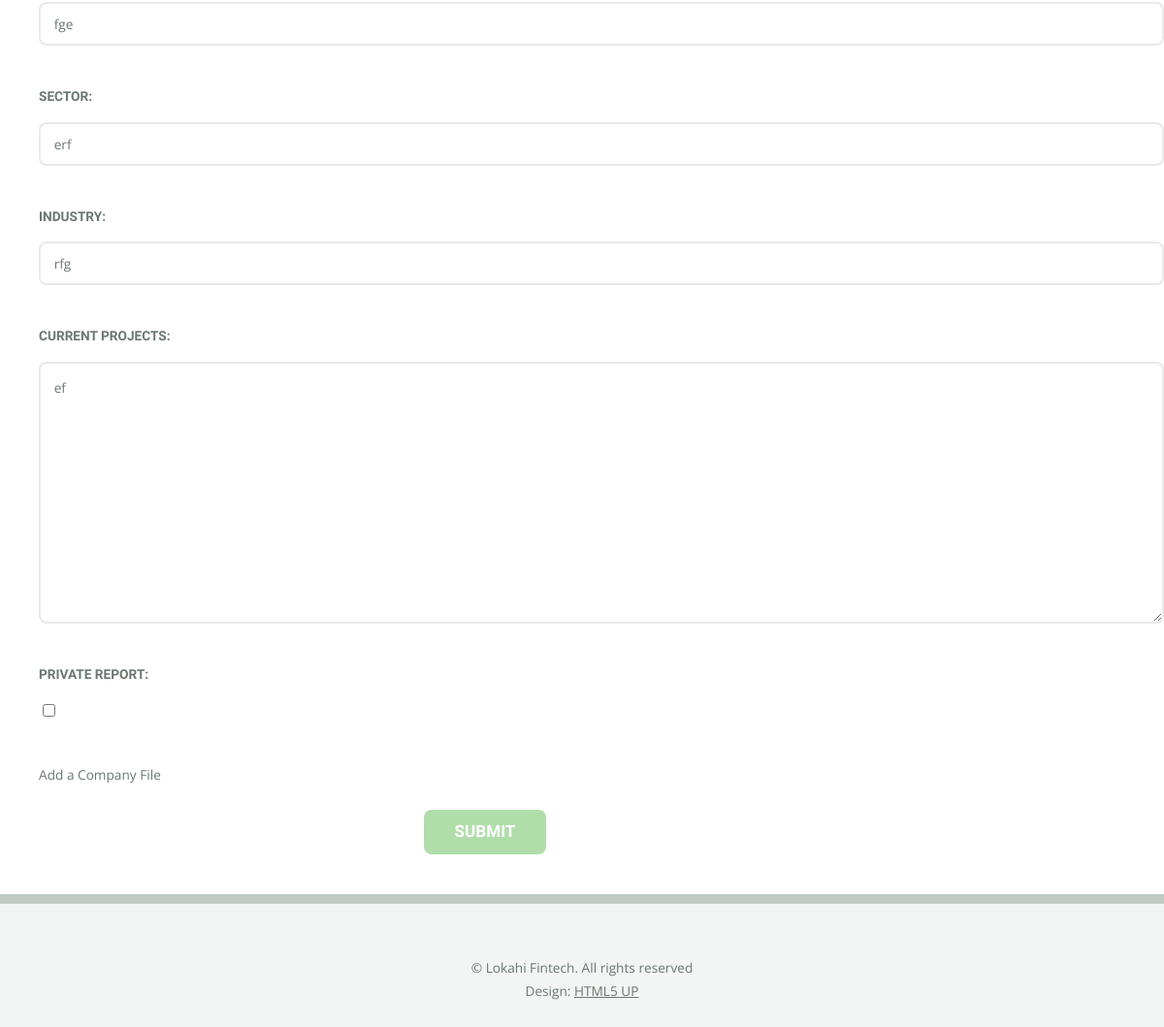
The app's page /reports/report/4/ (lower part), older data.
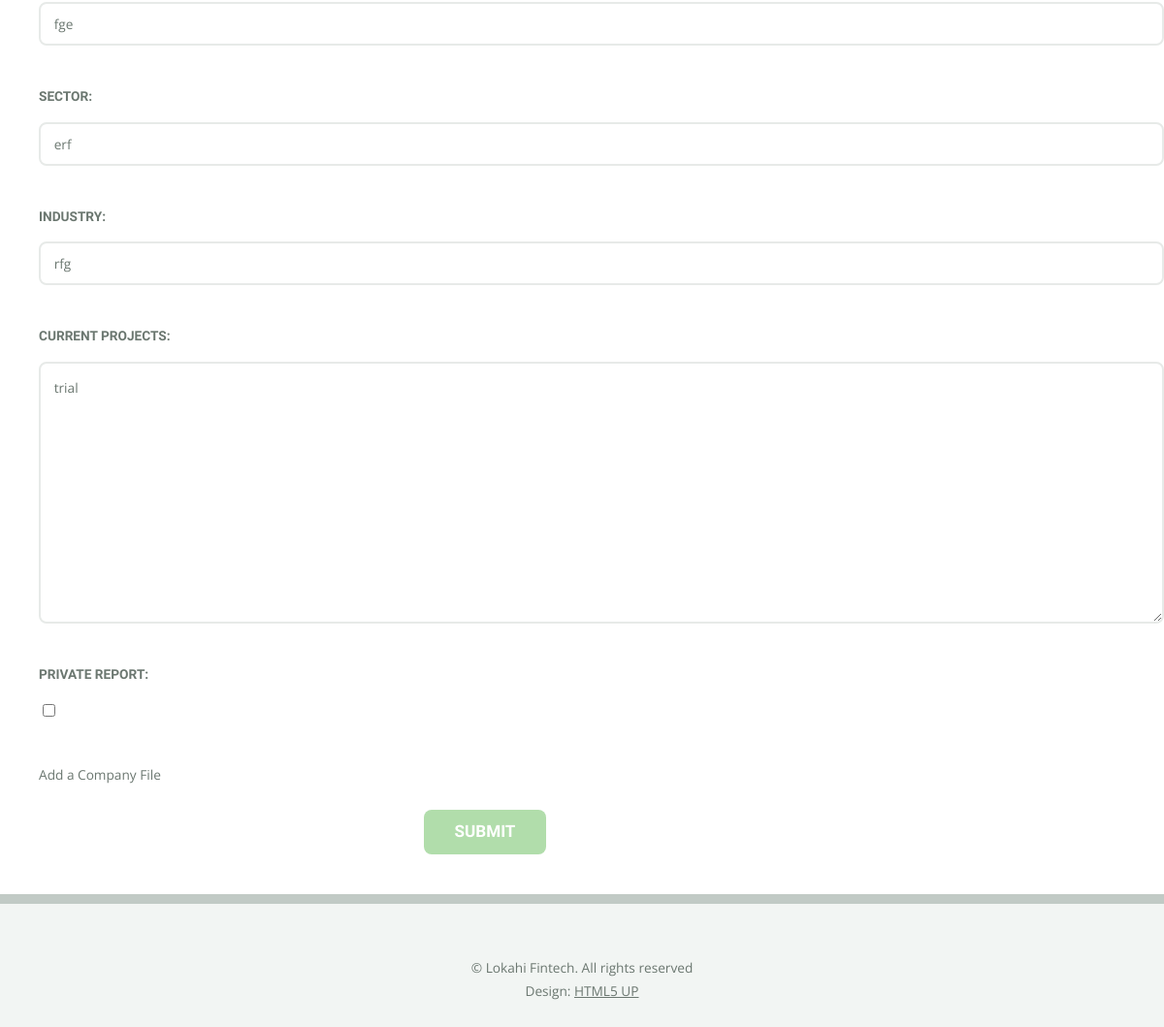
The same page, newer data.
### reports/models.py (models this page shows, shortened)
class Report(models.Model):
    created_by = models.ForeignKey(CustomUser, on_delete=models.CASCADE, default=1, editable=False)
    created_at = models.DateTimeField(auto_now_add=True, editable=False)
    company_name=models.CharField(max_length=255)
    ceo_name=models.CharField(max_length=255)
    company_phone=models.CharField(max_length=255)
    company_email = models.CharField(max_length=255)
    company_location=models.CharField(max_length=255)
    company_country=models.CharField(max_length=255)
    sector=models.CharField(max_length=255)
    industry=models.CharField(max_length=255)
    current_projects=models.TextField()
    private_report = models.BooleanField(default=False, blank=True)

### reports/views.py (the view)
# urls.py: url(r'^report/(?P<pk>[0-9]+)/$', ReportUpdate.as_view(), name='report-update'),
class ReportUpdate(UpdateView):
    model = Report
    fields = ['company_name', 'ceo_name', 'company_phone', 'company_email',
              'company_location', 'company_country', 'sector', 'industry',
              'current_projects', 'private_report']

### reports/templates/reports/report_form.html (shortened to what this page needs)
<!DOCTYPE HTML>
{% load static %}
<link rel="stylesheet" type="text/css" href="{% static 'messaging/css/main.css' %}"/>
<link rel="stylesheet" type="text/css" href="{% static 'messaging/css/ie8.css' %}"/>
<link rel="stylesheet" type="text/css" href="{% static 'messaging/css/font-awesome.min.css' %}" />
<html>
    <head>
        <link rel="stylesheet" href="assets/css/main.css" />
        <link rel="stylesheet" href="font-awesome/css/font-awesome.min.css">
    </head>
    <body class="homepage">
        <div id="page-wrapper">
                <div id="main-wrapper">
                	<div style = "padding-left: 40px">
                    <p>
                        <form class="form-horizontal" action="."  method="post" enctype="multipart/form-data">
                            <fieldset>
                                <div>
                                    {{ form.as_p }}
                                </div>
                            </fieldset>
                            <fieldset>
                                <legend>Add a Company File</legend>
                            </fieldset>
                    <div style = "padding-left: 40px; padding-right: 280px">
    					    <div class="form-group">
                                <br>
                                <div class="col-sm-offset-2 col-sm-10" style = "text-align:center">
                                    <button type="submit" class="btn btn-success">Submit</button>
                                </div>
                            </div>
                    </div>
                        </form>
                    </p>
					    </div>
                </div>
                <footer id="footer">
                            <ul class="copyright">
                                <li>&copy; Lokahi Fintech. All rights reserved</li><li>Design: <a href="http://html5up.net">HTML5 UP</a></li>
                            </ul>
                </footer>
            </div>
    </body>

Row changes from the older to the newer data that the page shows:
changed Report "fge": current_projects "ef" → "trial"
